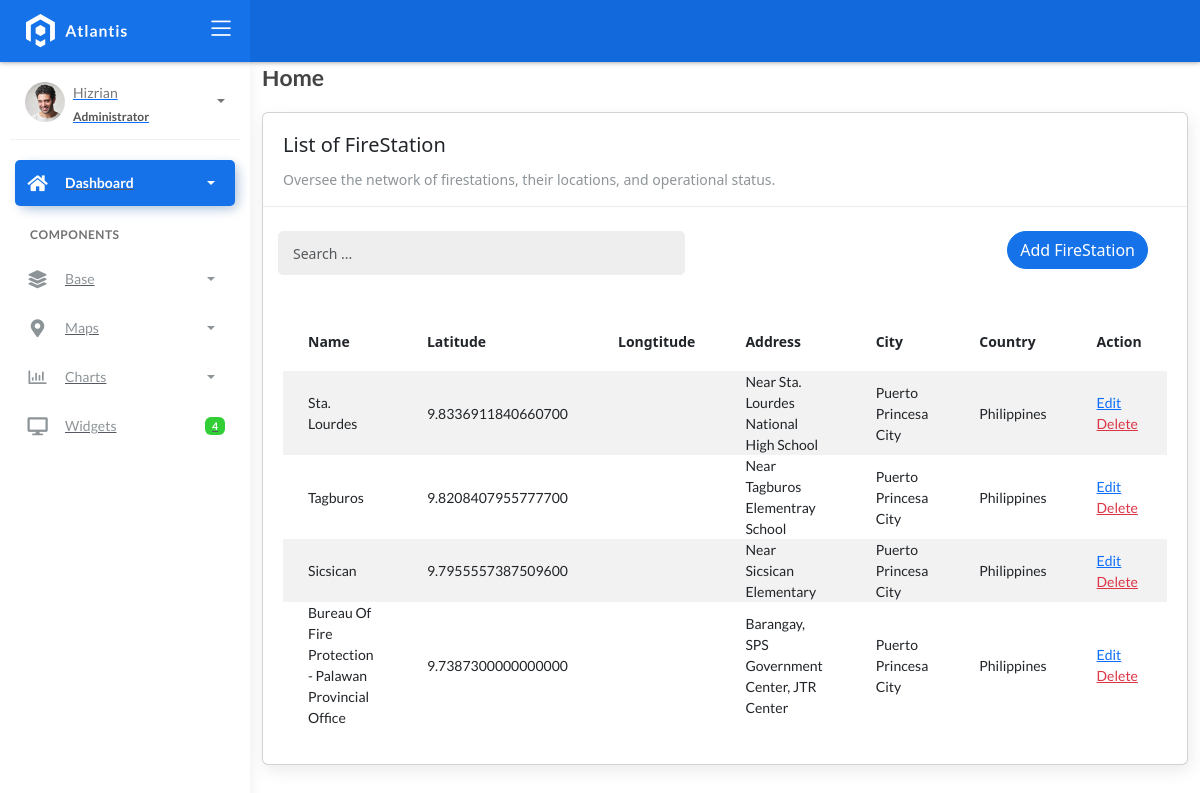
The page /firestation/ on the database its author committed.
### fire/models.py (models this page shows, shortened)
class BaseModel(models.Model):
    created_at = models.DateTimeField(auto_now_add=True, db_index=True)
    updated_at = models.DateTimeField(auto_now=True)
    class Meta:
        abstract = True

class FireStation(BaseModel):
    name = models.CharField(max_length=150)
    latitude = models.DecimalField(
        max_digits=22, decimal_places=16, null=True, blank=True)
    longitude = models.DecimalField(
        max_digits=22, decimal_places=16, null=True, blank=True)
    address = models.CharField(max_length=150)
    city = models.CharField(max_length=150)  # can be in separate table
    country = models.CharField(max_length=150)  # can be in separate table

### fire/views.py (the view)
# urls.py: path('firestation/',FireStationListView.as_view(), name='firestation_list'),
class FireStationListView(ListView):
    model = FireStation
    template_name = 'firestation_list.html'
    context_object_name = 'firestations'
    def get_queryset(self):
        query = self.request.GET.get("q")
        if query:
            return FireStation.objects.filter(
                Q(name__icontains=query) |
                Q(city__icontains=query) |
                Q(country__icontains=query)
            )
        return FireStation.objects.all()

### templates/firestation_list.html (shortened to what this page needs)
{% extends 'base.html' %}
{% load static %}
{% block content %}
<div class="content">
    <div class="container-fluid">
        <h4 class="page-title">Home</h4>
        <div class="row">
            <div class="col-md-12">
                <div class="card">
                    <div class="card-header">
                        <div class="card-title">List of FireStation </div>
                        <div class="card-category">Oversee the network of firestations, their locations, and operational status.</div>
                    </div>
                    <br />
                    <div class="col-md-12 row">
                        <div class="col-md-6">
                            <form class="navbar-left navbar-form nav-search mr-md-3" action="">
                                <div class="input-group">
                                    <input type="text" name="q" placeholder="Search ..." class="form-control" value="{{ request.GET.q }}"/>
                                    <div class="input-group-append">
                                        <span class="input-group-text">
                                        </span>
                                    </div>
                                </div>
                            </form>
                        </div>
                        <div class="col-md-6">
                            <div class="pull-right">
                                <a href="{% url 'firestation_add' %}" class="btn btn-primary btn-rounded ">Add FireStation</a>
                            </div>
                        </div>
                    </div>
                    <div class="card-body">
                        <table class="table table-striped mt-3">
                            <thead>
                                <tr>
                                    <th scope="col">Name</th>
                                    <th scope="col">Latitude</th>
                                    <th scope="col">Longtitude </th>
                                    <th scope="col">Address</th>
                                    <th scope="col">City </th>
                                    <th scope="col">Country</th>
                                    <th scope="col">Action</th>
                                </tr>
                            </thead>
                            <tbody>
                                {% for object in object_list %}
                                <tr>
                                    <td>{{ object.name }}</td>
                                    <td>{{ object.latitude }}</td>
                                    <td>{{ object.longtitude }}</td>
                                    <td>{{ object.address }}</td>
                                    <td>{{ object.city }}</td>
                                    <td>{{ object.country }}</td>
                                    <td>
                                        <a href="{% url 'firestation_update' object.id %}">Edit</a>
                                        <a href="{% url 'firestation_delete' object.id %}" class="text-danger">Delete</a>
                                    </td>
                                </tr>
                                {% empty %}
                                <tr>
                                    <td colspan="4" style="text-align: center;">
                                        <p class="text-sm font-weight-bold mb-0">No Records Found</p>
                                    </td>
                                </tr>
                                {% endfor %}
                            </tbody>
                        </table>
                    </div>
                </div>
            </div>
        </div>
    </div>
</div>
{% endblock %}

### rows shown on the page
FireStation: name "Sta. Lourdes", latitude "9.8336911840660700", address "Near Sta. Lourdes National High School", city "Puerto Princesa City", country "Philippines"
FireStation: name "Tagburos", latitude "9.8208407955777700", address "Near Tagburos Elementray School", city "Puerto Princesa City", country "Philippines"
FireStation: name "Sicsican", latitude "9.7955557387509600", address "Near Sicsican Elementary", city "Puerto Princesa City", country "Philippines"
FireStation: name "Bureau Of Fire Protection - Palawan Provincial Office", latitude "9.7387300000000000", address "Barangay, SPS Government Center, JTR Center", city "Puerto Princesa City", country "Philippines"
